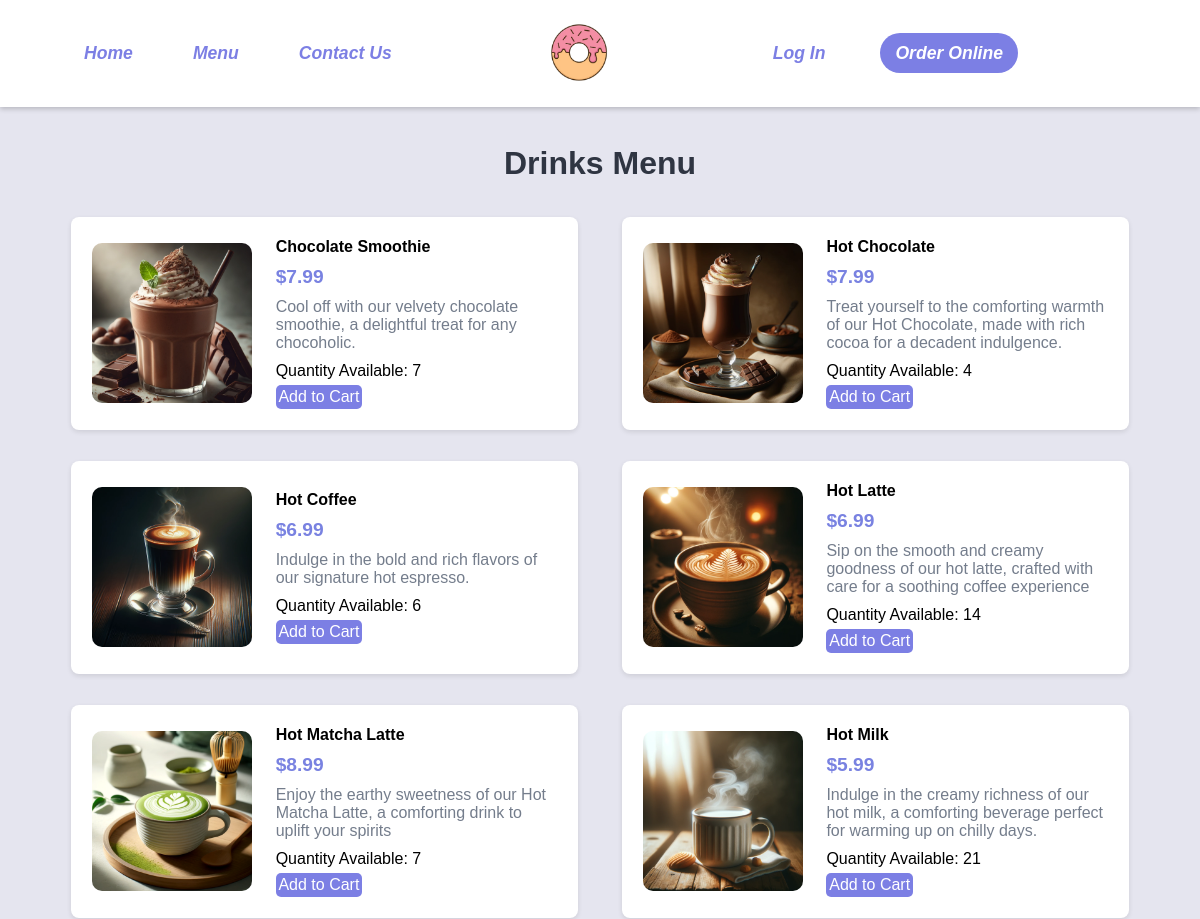
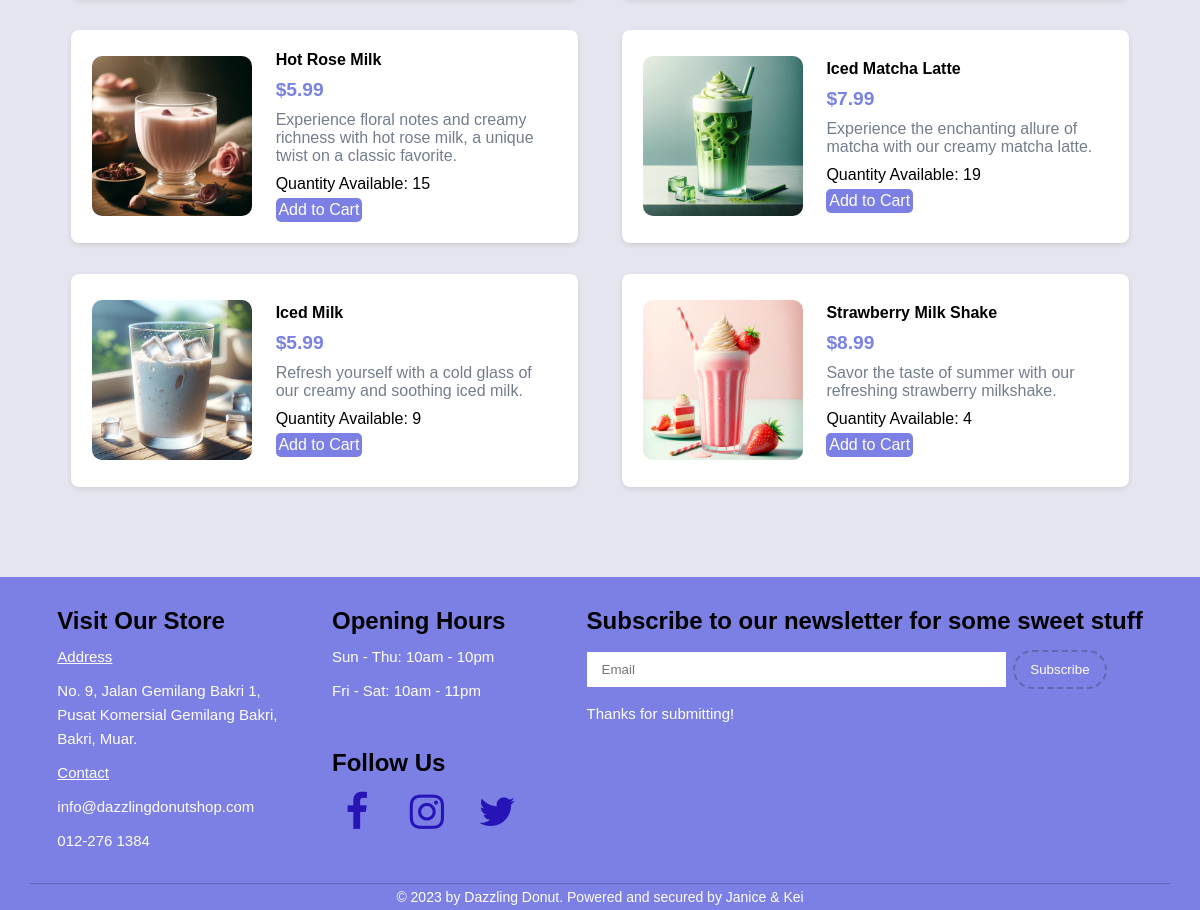
Screenshot of /COMP1044_SRC/COMP1044_SRC/category.php?category=Drinks with the database file from the repository (2 pictures, top to bottom).
### tables this page shows
CREATE TABLE IF NOT EXISTS MenuItems (
    MenuItemID INT AUTO_INCREMENT PRIMARY KEY,
    CategoryID INT,
    Name VARCHAR(255) NOT NULL,
    Description TEXT,
    Image VARCHAR(255),
    Price DECIMAL(6,2) NOT NULL,
    Quantity INT NOT NULL,  
    FOREIGN KEY (CategoryID) REFERENCES Categories(CategoryID)
);

### COMP1044_SRC/COMP1044_SRC/category.php (the view, shortened to what this page needs)
<?php
include ("connection.php");
$categoryName = isset($_GET['category']) ? $_GET['category'] : 'Donuts';
$categoryQuery = $con->prepare("SELECT CategoryID FROM Categories WHERE Name = ?");
$categoryQuery->bind_param("s", $categoryName);
$categoryQuery->execute();
$result = $categoryQuery->get_result();
$category = $result->fetch_assoc();
$items = [];
if ($category) {
    $categoryId = $category['CategoryID'];
    $menuItemsQuery = $con->prepare("SELECT * FROM MenuItems WHERE CategoryID = ? ORDER BY Name");
    $menuItemsQuery->bind_param("i", $categoryId);
    $menuItemsQuery->execute();
    $menuItemsResult = $menuItemsQuery->get_result();
    if ($menuItemsResult->num_rows > 0) {
        $items = $menuItemsResult->fetch_all(MYSQLI_ASSOC);
    } else {
        echo "<p>No items found in '{$categoryName}' category.</p>";
    }
} else {
    echo "<p>Category not found.</p>";
}
?>
<!DOCTYPE html>
<html lang="en">
<head>
    <link rel="stylesheet" href="css/style.css">
    <link rel="stylesheet" href="https://cdnjs.cloudflare.com/ajax/libs/font-awesome/4.7.0/css/font-awesome.min.css">
</head>
<body>
    <section class="navbar">
        <div class="main-list">
            <ul class="list">
                <li><a href="index.php">Home</a></li>
                <li class="dropdown">
                        <a href="javascript:void(0)" class="dropbtn">Menu</a>
                </li>
                <li><a href="contact.php">Contact Us</a></li>
            </ul>
        </div>
        <div class="logo">
            <a href="index.php" title="Logo">
                <img src="images/logo.png" alt="Restaurant Logo" class="img-responsive">
            </a>
        </div>
        <div class="user-list">
            <ul class="list">
                <?php if (isset($_SESSION['user_id'])): ?>
                    <li><a href="logout.php">Log Out</a></li>
                    <li class="dropdown">
                    <a href="javascript:void(0)" class="dropbtn"><i class="fa fa-user-secret"></i></a>
                        <div class="dropdown-content">
                            <a href="editprofile.php">Edit Profile</a>
                            <a href="orderHistory.php">Order History</a>
                        </div>
                    </li>
                <?php else: ?>
                    <li><a href="login.php">Log In</a></li>
                <?php endif; ?>
                <li><a href="menu.php" class="order-online">Order Online</a></li>
            </ul>
        </div>
    </section>
    <section class="food-menu2">
        <h2 class="text-center"><?php echo htmlspecialchars($categoryName); ?> Menu</h2>
        <div class="container2">
            <?php foreach ($items as $item): ?>
                <div class="food-menu-box">
                    <div class="food-menu-img">
                        <img src="<?php echo htmlspecialchars($item['Image']); ?>"
                            alt="<?php echo htmlspecialchars($item['Name']); ?>" class="img-responsive img-curve">
                    </div>
                    <div class="food-menu-desc">
                        <h4><?php echo htmlspecialchars($item['Name']); ?></h4>
                        <p class="food-price">$<?php echo htmlspecialchars($item['Price']); ?></p>
                        <p class="food-detail"><?php echo htmlspecialchars($item['Description']); ?></p>
                        <?php if ($item['Quantity'] > 0): ?>
                            <p class="food-quantity">Quantity Available: <?php echo $item['Quantity']; ?></p>
                            <button onclick="addToCart(<?php echo $item['MenuItemID']; ?>)" class="btn btn-primary">Add to
                                Cart</button>
                        <?php else: ?>
                            <p class="food-quantity">Not Available</p>
                        <?php endif; ?>
                    </div>
                </div>
            <?php endforeach; ?>
        </div>
    </section>
    <footer class="footer">
        <div class="footer-content">
            <div class="footer-section about">
                <h3>Visit Our Store</h3>
                <p><span class="underline">Address</span></p>
                <p>No. 9, Jalan Gemilang Bakri 1, <br>Pusat Komersial Gemilang Bakri, <br>Bakri, Muar.</p>
                <p><span class="underline">Contact</span></p>
                <p>info@dazzlingdonutshop.com</p>
                <p>012-276 1384</p>
            </div>
            <div class="footer-section hours">
                <h3>Opening Hours</h3>
                <p>Sun - Thu: 10am - 10pm</p>
                <p>Fri - Sat: 10am - 11pm</p>
                <br><br>
                <h3>Follow Us</h3>
                <div class="social-icons">
                    <a href="https://www.facebook.com/UoNMalaysia" target="_blank" class="fa fa-facebook"
                        aria-label="Facebook"></a>
                    <a href="https://www.instagram.com/uonmalaysia/" target="_blank" class="fa fa-instagram"
                        aria-label="Instagram"></a>
                    <a href="https://twitter.com/elonmusk" target="_blank" class="fa fa-twitter"
                        aria-label="Twitter"></a>
                </div>
            </div>
            <div class="footer-section newsletter">
                <h3>Subscribe to our newsletter for some sweet stuff</h3>
                <form>
                    <input type="email" name="email" placeholder="Email">
                    <button type="submit">Subscribe</button>
                    <p>Thanks for submitting!</p>
                </form>
            </div>
        </div>
        <div class="footer-bottom">
            <p>© 2023 by Dazzling Donut. Powered and secured by
                <a href="https://en.wikipedia.org/wiki/J._Robert_Oppenheimer" target="_blank" class="creator">Janice</a> &
                <a href="https://en.wikipedia.org/wiki/Niels_Bohr" target="_blank" class="creator"> Kei</a>
            </p>
        </div>
    </footer>
</body>
</html>

### COMP1044_SRC/COMP1044_SRC/css/style.css (style rules this page uses)
* { margin: 0 0; padding: 0 0; font-family: Arial, Helvetica, sans-serif; }
.img-responsive { width: 100%; }
.img-curve { border-radius: 15px; }
.text-center { text-align: center; }
a { color: #7c7fe4; text-decoration: none; }
.btn { padding: 1%; border: none; font-size: 1rem; border-radius: 5px; }
.btn-primary { background-color: #7c7fe4; color: white; cursor: pointer; }
h2 { color: #2f3542; font-size: 2rem; margin-bottom: 2%; }
h3 { font-size: 1.5rem; }
body { padding-top: 105px; }
.navbar { position: fixed; top: 0; left: 0; width: 100%; z-index: 1000; background-color: #FFF; padding: 20px 0; display: flex; justify-content: space-around; align-items: center; box-shadow: 0 2px 5px rgba(0,0,0,0.2); flex-wrap: wrap; }
.logo img { width: 100px; }
.list { list-style: none; display: flex; }
.list li { padding: 20px 20px; }
.list li a { color: #7c7fe4; font-weight: bold; font-style: italic; font-size: 1.1em; padding: 10px 10px; border-radius: 20px; transition: background-color 0.3s, color 0.3s; }
.user-list .list { padding: 0; }
.user-list .list li a { padding: 10px 15px; margin-left: 0px; border-radius: 20px; font-family: 'Pacifico' sans-serif; transition: background-color 0.3s, color 0.3s; }
.user-list .list li .order-online { background-color: #7c7fe4; color: white; transition: background-color 0.3s, color 0.3s; }
.dropdown { position: relative; display: inline-block; }
.img-responsive.img-curve { width: 100%; display: block; border-radius: 10px; }
.food-menu2 { background-color: #d4d4e498; padding: 40px 0 70px 0px; }
.container2 { display: flex; flex-wrap: wrap; justify-content: center; gap: 2%; width: 90%; margin: 0 auto; }
.food-menu-box { width: 43%; margin: 1%; padding: 2%; float: left; margin-top: 1%; display: flex; align-items: center; margin-bottom: 20px; background-color: white; box-shadow: 0 2px 5px rgba(0,0,0,0.1); border-radius: 8px; overflow: hidden; height: 170px; flex-direction: row; }
.food-menu-img { flex-shrink: 0; width: 160px; height: 160px; overflow: hidden; }
.food-menu-img img { width: 100%; height: 100%; object-fit: cover; }
.food-menu-desc { flex-grow: 1; flex-direction: column; justify-content: center; width: 80%; float: left; margin-left: 5%; }
.food-quantity { margin-top: 0; padding-top: 0; margin-bottom: 5px; }
.food-menu-desc h4, .food-menu-desc .food-price, .food-menu-desc .food-detail { margin-bottom: 10px; }
.food-menu-desc .food-price { color: #7982e1; font-weight: bold; }
.food-price { font-size: 1.2rem; margin: 2% 0; }
.food-detail { font-size: 1rem; color: #747d8c; }
.footer { background-color: #7c7fe4; color: #FFF; padding: 30px; }
.footer-content { display: flex; justify-content: space-around; align-items: start; padding-bottom: 20px; border-bottom: 1px solid #6366b2; }
.footer-section h3 { color: #000000; margin-bottom: 10px; }
.footer-section p { font-size: 15px; line-height: 1.6; margin-bottom: 10px; }
.social-icons { display: flex; align-items: center; justify-content: center; margin-left: -10px; }
.social-icons a { font-size: 40px; width: 50px; height: 50px; line-height: 50px; text-align: center; margin: 0 10px; border-radius: 50%; display: inline-block; color: #2714b7; }
.footer-section form { margin-top: 15px; }
.footer-section input[type="email"] { padding: 10px 15px; border: none; margin-bottom: 15px; width: 70%; }
.footer-section button { margin-left: 3px; padding: 10px 15px; background-color: #7c7fe4; border: 2px dashed #6366b2; border-radius: 20px; color: #FFF; cursor: pointer; }
.footer-bottom { text-align: center; margin-bottom: -30px; padding: 5px 20px; background-color: #7c7fe4; }
.footer-bottom p { font-size: 14px; }
.footer-bottom .creator { color: #FFF; text-decoration: none; }
.underline { text-decoration: underline; }

### rows the page displays
menuitems: Image (picture), Name "Chocolate Smoothie", Price "7.99", Description "Cool off with our velvety chocolate smoothie, a delightful treat for any chocoholic.", Quantity "7"
menuitems: Image (picture), Name "Hot Chocolate", Price "7.99", Description "Treat yourself to the comforting warmth of our Hot Chocolate, made with rich cocoa for a decadent indulgence.", Quantity "4"
menuitems: Image (picture), Name "Hot Coffee", Price "6.99", Description "Indulge in the bold and rich flavors of our signature hot espresso.", Quantity "6"
menuitems: Image (picture), Name "Hot Latte", Price "6.99", Description "Sip on the smooth and creamy goodness of our hot latte, crafted with care for a soothing coffee experience", Quantity "14"
menuitems: Image (picture), Name "Hot Matcha Latte", Price "8.99", Description "Enjoy the earthy sweetness of our Hot Matcha Latte, a comforting drink to uplift your spirits", Quantity "7"
menuitems: Image (picture), Name "Hot Milk", Price "5.99", Description "Indulge in the creamy richness of our hot milk, a comforting beverage perfect for warming up on chilly days.", Quantity "21"
menuitems: Image (picture), Name "Hot Rose Milk", Price "5.99", Description "Experience floral notes and creamy richness with hot rose milk, a unique twist on a classic favorite.", Quantity "15"
menuitems: Image (picture), Name "Iced Matcha Latte", Price "7.99", Description "Experience the enchanting allure of matcha with our creamy matcha latte.", Quantity "19"
menuitems: Image (picture), Name "Iced Milk", Price "5.99", Description "Refresh yourself with a cold glass of our creamy and soothing iced milk.", Quantity "9"
menuitems: Image (picture), Name "Strawberry Milk Shake", Price "8.99", Description "Savor the taste of summer with our refreshing strawberry milkshake.", Quantity "4"

### other values shown
$categoryName "Drinks"
